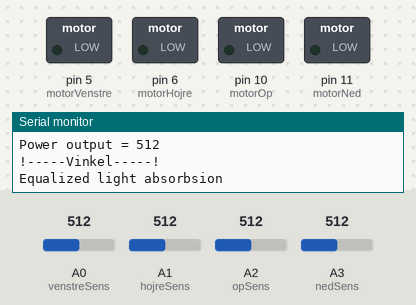
The sketch below on a simulated Arduino Uno, built with avr-gcc and run on an emulated ATmega328P. On the bench: switched loads named in the sketch (green lamp = pin HIGH), the last lines printed to the serial monitor. The inputs (shaded band) are chosen by the test bench; at power-on: A0 (venstreSens) = 512, A2 (opSens) = 512, A1 (hojreSens) = 512, A3 (nedSens) = 512.

Above: at 1.2 s.
1.3 s: A0 (venstreSens) set to 716
At 2.3 s:
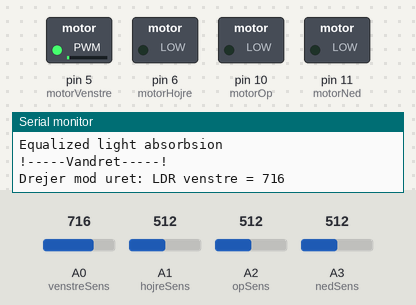
2.9 s: A2 (opSens) set to 716
At 4.2 s:
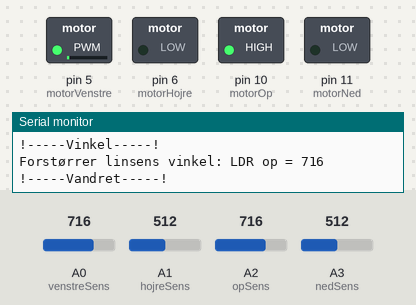
4.5 s: A1 (hojreSens) set to 992
At 5.0 s:
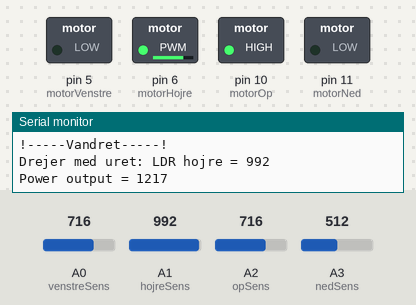
6.0 s: A3 (nedSens) set to 699
9.0 s: A3 (nedSens) set to 727
At 9.4 s:
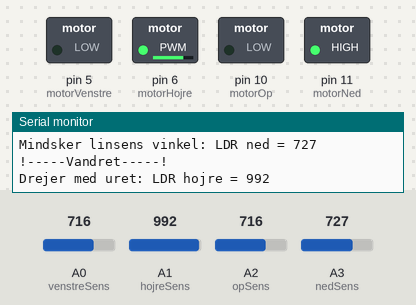
10.6 s: A1 (hojreSens) set to 306
At 11.4 s:
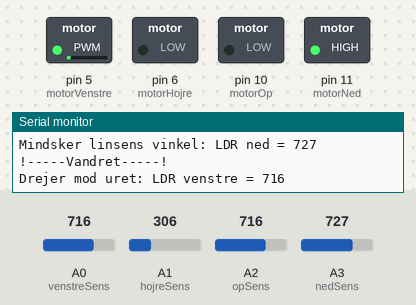
Timing chart, 0 to 13.2 s (numbered marks = the images above; inputs shaded):
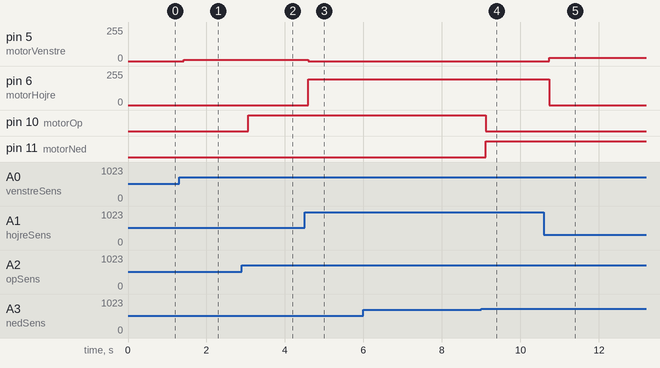

Measured:
- the behaviour switches between 716 and 717 on A3 (nedSens) (found by bisection; images 3 and 4)
- after the input at 1.3 s, pin 5 (motorVenstre): 0/255 → 9/255 after 0.12 s
- after the input at 2.9 s, pin 10 (motorOp): LOW → HIGH after 0.17 s
- after the input at 4.5 s, pin 5 (motorVenstre): 9/255 → 0/255 after 0.09 s; pin 6 (motorHojre): 0/255 → 193/255 after 0.09 s
- after the input at 9.0 s, pin 10 (motorOp): HIGH → LOW after 0.12 s; pin 11 (motorNed): LOW → HIGH after 0.12 s
- after the input at 10.6 s, pin 5 (motorVenstre): 0/255 → 23/255 after 0.14 s; pin 6 (motorHojre): 193/255 → 0/255 after 0.14 s

The sketch:

braendpunkt-maskine.ino
```cpp
// Definerer input pins til LDR sensorer
#define venstreSens A0
#define hojreSens A1
#define opSens A2
#define nedSens A3

// Definerer motor output pins til aktivering
#define motorHojre 6
#define motorVenstre 5
#define motorOp 10
#define motorNed 11


void setup() {
  // Sensor pin setup
  pinMode(venstreSens, INPUT);
  pinMode(hojreSens, INPUT);
  pinMode(opSens, INPUT);
  pinMode(nedSens, INPUT);

  // Motor pin setup
  // Vandret motor har gule ledninger på print
  pinMode(motorHojre, OUTPUT);
  pinMode(motorVenstre, OUTPUT);
  // Vinkelmotor har orange ledninger på print
  pinMode(motorOp, OUTPUT);
  pinMode(motorNed, OUTPUT);

  // Starter seriel kommunikation på serielport 9600
  Serial.begin(9600);
}

void loop() {
  //input fra LDR
  int vVal = analogRead(venstreSens);
  int hVal = analogRead(hojreSens);
  int opVal = analogRead(opSens);
  int nedVal = analogRead(nedSens);

  //forskel på LDR
  int dLys_vand = vVal - hVal;
  int dLys_lod = opVal - nedVal;

  // Vandret korrektion
  Serial.println("!-----Vandret-----!");
  int powerOut = map(absolut(dLys_vand), 0, 200, 512, 1023);

  if (vVal > hVal) {
    // Hvis venstre sensors spændingsfald er højere end højre sensors
    // Drej mod venstre
    analogWrite(motorVenstre, powerOut);
    analogWrite(motorHojre, LOW);
    Serial.println("Drejer mod uret: LDR venstre = " + String(vVal));
  } else if (hVal > vVal) {
    // drej mod højre
    analogWrite(motorHojre, powerOut);
    analogWrite(motorVenstre, LOW);
    Serial.println("Drejer med uret: LDR hojre = " + String(hVal));
  } else {
    Serial.println("Equalized light absorbsion");
  }
  Serial.println("Power output = " + String(powerOut));

  // Vinkel korrektion
  Serial.println("!-----Vinkel-----!");

  if (opVal > nedVal) {
    // Hvis den øverste LDR har størst spændingsfald
    // Så vip op
    analogWrite(motorOp, 1023);
    analogWrite(motorNed, LOW);
    Serial.println("Forstørrer linsens vinkel: LDR op = " + String(opVal));
  } else if (nedVal > opVal) {
    // Vip op, hvis omvendt
    analogWrite(motorNed, 1023);
    analogWrite(motorOp, LOW);
    Serial.println("Mindsker linsens vinkel: LDR ned = " + String(nedVal));
  } else {
    Serial.println("Equalized light absorbsion");
  }
}

void stopMotors(){
  analogWrite(motorNed, LOW);
  analogWrite(motorOp, LOW);
  analogWrite(motorVenstre, LOW);
  analogWrite(motorHojre, LOW);
}

//tager absolut værdien af et tal
int absolut(int val){
  if(val < 0){
    val *= -1;
  }
  return val;
}
```
